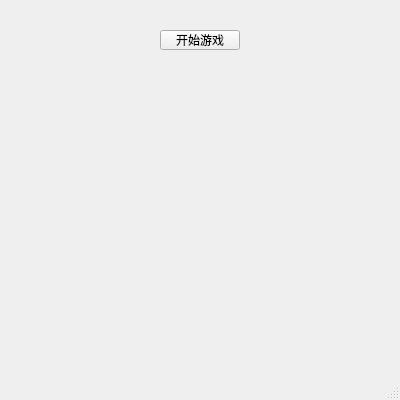
<?xml version="1.0" encoding="UTF-8"?>
<ui version="4.0">
 <class>MainWindow</class>
 <widget class="QMainWindow" name="MainWindow">
  <property name="geometry">
   <rect>
    <x>0</x>
    <y>0</y>
    <width>400</width>
    <height>400</height>
   </rect>
  </property>
  <property name="sizePolicy">
   <sizepolicy hsizetype="Fixed" vsizetype="Fixed">
    <horstretch>0</horstretch>
    <verstretch>0</verstretch>
   </sizepolicy>
  </property>
  <property name="windowTitle">
   <string>2048</string>
  </property>
  <widget class="QWidget" name="centralwidget">
   <widget class="QPushButton" name="start">
    <property name="geometry">
     <rect>
      <x>160</x>
      <y>30</y>
      <width>80</width>
      <height>20</height>
     </rect>
    </property>
    <property name="text">
     <string>开始游戏</string>
    </property>
   </widget>
   <widget class="QLabel" name="score">
    <property name="geometry">
     <rect>
      <x>160</x>
      <y>60</y>
      <width>80</width>
      <height>30</height>
     </rect>
    </property>
    <property name="text">
     <string/>
    </property>
   </widget>
  </widget>
  <widget class="QMenuBar" name="menubar">
   <property name="geometry">
    <rect>
     <x>0</x>
     <y>0</y>
     <width>400</width>
     <height>17</height>
    </rect>
   </property>
  </widget>
  <widget class="QStatusBar" name="statusbar"/>
 </widget>
 <resources/>
 <connections/>
</ui>
